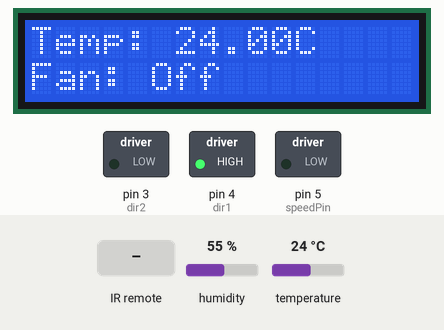
Bench run of a sketch on a simulated Arduino Uno, built with avr-gcc and run on an emulated ATmega328P. Shown: 16×2 character LCD, switched loads named in the sketch (green lamp = pin HIGH). The inputs (shaded band) are chosen by the test bench; at power-on: temperature 24 °C, humidity 55 %.

Above: at 1.2 s.
1.3 s: temperature set to 27 °C
At 3.3 s:
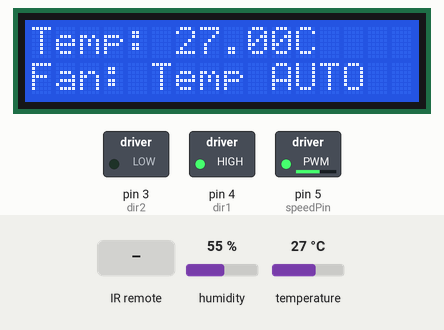
3.6 s: infrared code 0xBA45FF00 received
At 4.8 s:
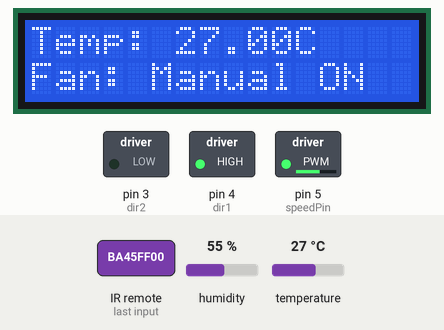
5.3 s: temperature set to 12 °C
At 7.1 s:
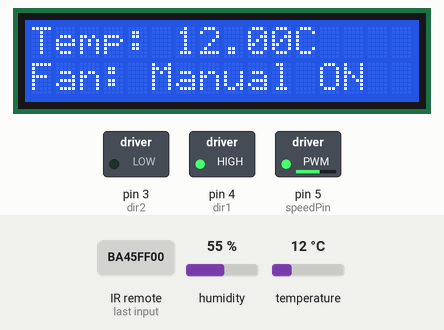
7.8 s: temperature set to 19 °C
At 8.9 s:
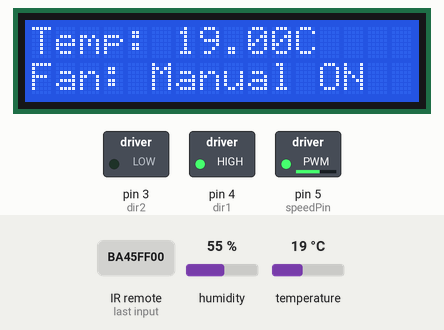
Timing chart, 0 to 10.8 s (numbered marks = the images above; inputs shaded):
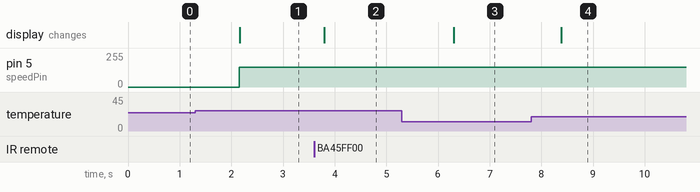

The sketch:

workingFan.ino
```cpp
#include "DHT.h"
#include <IRremote.hpp>
#include <LiquidCrystal.h>

#define Type DHT11

const int IRpin = 2;
const int sensePin = 6;
const int speedPin = 5;
const int dir1 = 4;
const int dir2 = 3;

DHT HT(sensePin, Type);
LiquidCrystal lcd(7, 8, 9, 10, 11, 12);

float tempC;
int motorSpeed = 150;
bool manualOn = false;

unsigned long lastPressTime = 0;
const unsigned long debounceDelay = 400; // ms

void updateLCD(String status, float temp);

void setup()
{
  lcd.begin(16, 2);
  HT.begin();
  IrReceiver.begin(IRpin, ENABLE_LED_FEEDBACK);

  pinMode(speedPin, OUTPUT);
  pinMode(dir1, OUTPUT);
  pinMode(dir2, OUTPUT);

  // Set direction once
  digitalWrite(dir1, HIGH);
  digitalWrite(dir2, LOW);
}

void loop()
{
  // Read IR Remote
  if (IrReceiver.decode())
  {
    // Ignore repeat signals
    if (IrReceiver.decodedIRData.flags & IRDATA_FLAGS_IS_REPEAT) {
      IrReceiver.resume();
      return;
    }

    unsigned long now = millis();

    // Debounce
    if (now - lastPressTime <= debounceDelay) {
      IrReceiver.resume();
      return;
    }
    unsigned long receivedCode = IrReceiver.decodedIRData.decodedRawData;

    // On/Off button
    if (receivedCode == 3125149440) {
      manualOn = !manualOn;
      lastPressTime = now;
    }

    IrReceiver.resume();
  }

  // Read Temperature
  tempC = HT.readTemperature();

  // Turn on fan if temp is greater than 25C or ON button is pressed
  if (manualOn)
  {
    analogWrite(speedPin, motorSpeed);
    updateLCD("Manual ON", tempC);
  }
  else if (tempC > 25.0)
  {
    analogWrite(speedPin, motorSpeed);
    updateLCD("Temp AUTO", tempC);
  }
  else
  {
      analogWrite(speedPin, 0);
      updateLCD("Off", tempC);
  }
  delay(200);
}

void updateLCD(String status, float temp) {
  lcd.setCursor(0, 0);
  lcd.print("Temp: ");
  lcd.print(temp);
  lcd.print("C  "); // Extra spaces clear old digits
  lcd.setCursor(0, 1);
  lcd.print("Fan: ");
  lcd.print(status);
  lcd.print("      ");
}
```

Measured:
- the behaviour switches between 25 and 26 °C on temperature (found by bisection; images 0 and 1)
- after the input at 1.3 s, pin 5 (speedPin): 0/255 → 150/255 after 0.85 s; the display: changes after 0.86 s (image 1)
- after the input at 3.6 s, the display: changes after 0.20 s (image 2)
- after the input at 5.3 s, the display: changes after 1.0 s (image 3)
- after the input at 7.8 s, the display: changes after 0.58 s (image 4)
